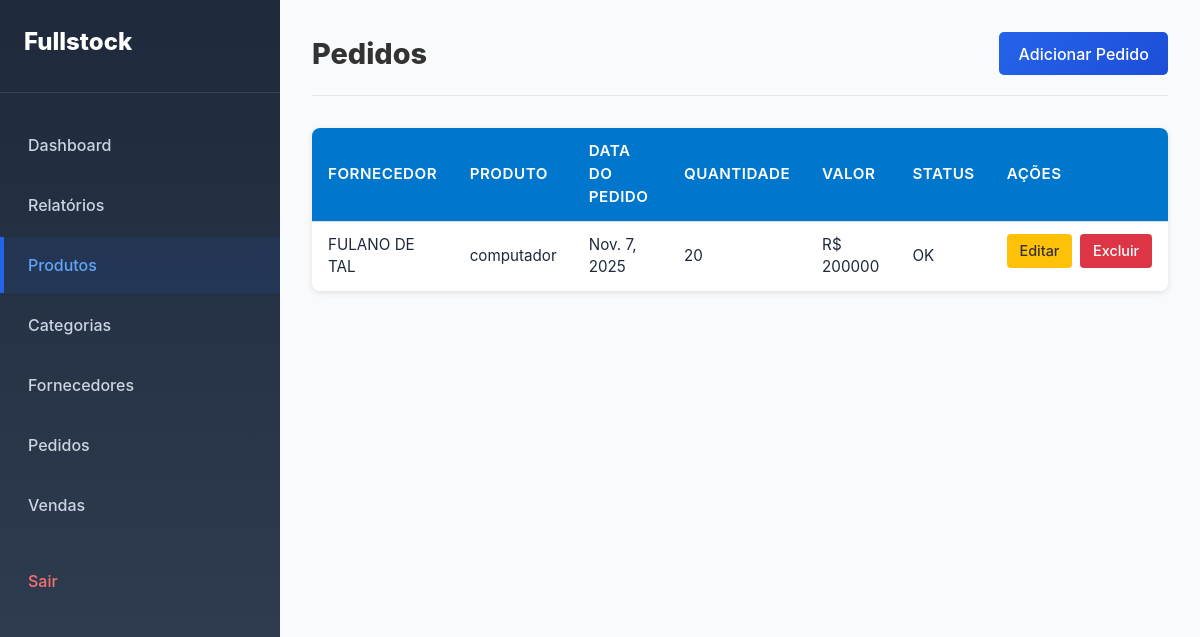
The app's page /orders/ (signed in), older data.
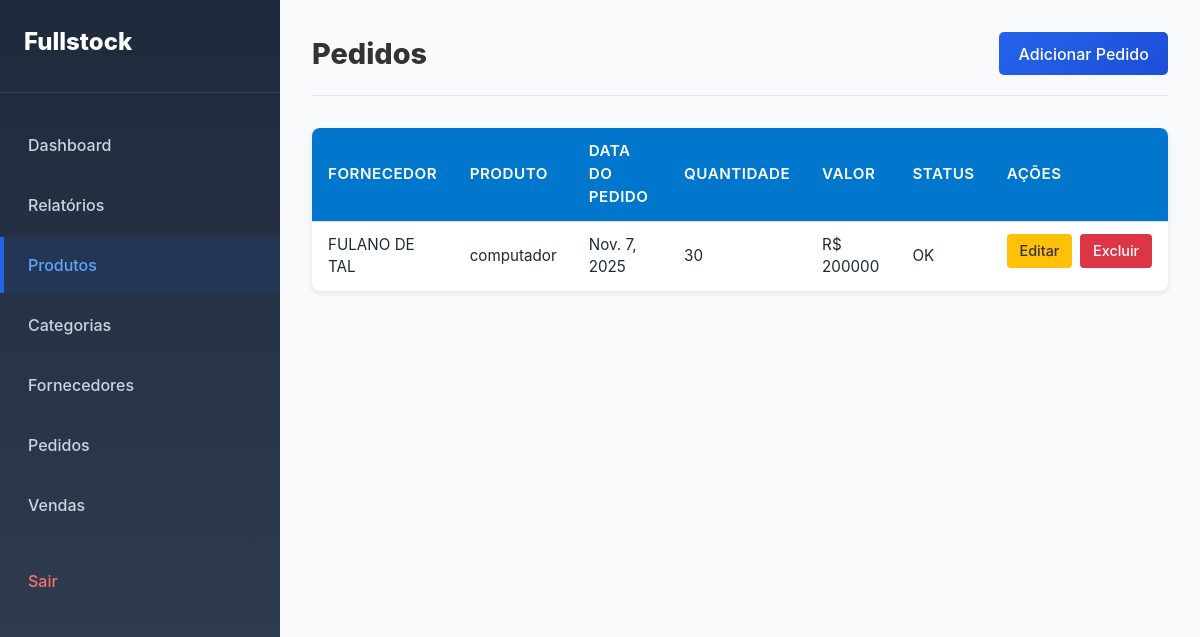
The same page, newer data.
### stock/models.py (models this page shows, shortened)
class Order(models.Model):
    provider = models.ForeignKey(Provider, on_delete=models.CASCADE)
    product = models.ForeignKey(Product, on_delete=models.CASCADE)
    orderDate = models.DateField()
    quantity = models.IntegerField()
    value = models.IntegerField()
    status = models.CharField(max_length=50)

class Provider(models.Model):
    name = models.CharField(max_length=50)
    cnpj = models.CharField(max_length=14)
    contact = models.CharField(max_length=20)
    address = models.CharField(max_length=50)

class Product(models.Model):
    name = models.CharField(max_length=50)
    quantity = models.IntegerField()
    allotment = models.IntegerField()
    dueDate = models.DateField()
    salePrice = models.FloatField()
    productionPrice = models.FloatField()
    description = models.TextField()
    sku = models.IntegerField()
    active = models.BooleanField(default=True)
    category = models.ForeignKey(Category, on_delete=models.CASCADE)
    provider = models.ForeignKey(Provider, on_delete=models.CASCADE)
    local = models.CharField(max_length=30)
    image = models.ImageField(upload_to='products_image/', blank=True, null=True)

### stock/views.py (the view)
# urls.py: path('orders/', views.OrderListView.as_view(), name='orders'),
@method_decorator(login_required, name='dispatch')
class OrderListView(ListView):
    model = Order
    template_name = 'stock/orders.html'
    context_object_name = 'order_list'
    paginate_by = 10
    ordering = ['id']
    def get_context_data(self, **kwargs):
        context = super().get_context_data(**kwargs)
        filter_form = ProductFilterForm(self.request.GET or None)
        paginator = context['paginator']
        page_obj = context['page_obj']
        context.update({
            'start_index': page_obj.start_index(),
            'end_index': page_obj.end_index(),
            'total_items': paginator.count,
        })
        return context

### stock/templates/stock/orders.html (shortened to what this page needs)
{% extends 'base.html' %}
{% block main %}
<header class="page-header">
    <h1>Pedidos</h1>
    <a class="btn-primary" href="{% url 'createOrder' %}">Adicionar Pedido</a>
</header>
{% if order_list %}
<div class="table-container">
    <table class="data-table">
        <thead>
        <tr>
            <th>Fornecedor</th>
            <th>Produto</th>
            <th>Data do Pedido</th>
            <th>Quantidade</th>
            <th>Valor</th>
            <th>Status</th>
            <th class="actions-header">Ações</th>
        </tr>
        </thead>
        <tbody>
        {% for order in page_obj %}
        <tr>
            <td>{{ order.provider.name }}</td>
            <td>{{ order.product.name }}</td>
            <td>{{ order.orderDate }}</td>
            <td>{{ order.quantity }}</td>
            <td>R$ {{ order.value }}</td>
            <td>{{ order.status }}</td>
            <td class="data-table actions">
                <a href="{% url 'updateOrder' order.id %}" class="btn-edit">Editar</a>
                <a href="{% url 'deleteOrder' order.id %}" class="btn-delete">Excluir</a>
            </td>
        </tr>
        {% endfor %}
        </tbody>
    </table>
</div>
{% else %}
<p>Nenhum pedido cadastrado.</p>
{% endif %}
{% endblock %}

Row changes from the older to the newer data that the page shows:
changed Order "OK": quantity "20" → "30"
